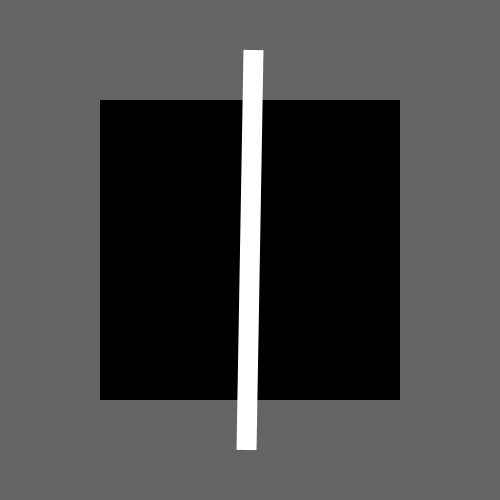
Frame 1 (no input)
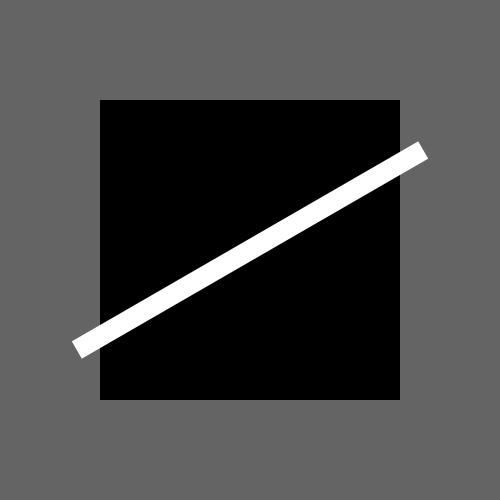
Frame 60 (the mouse pressed at the canvas centre just before this capture)
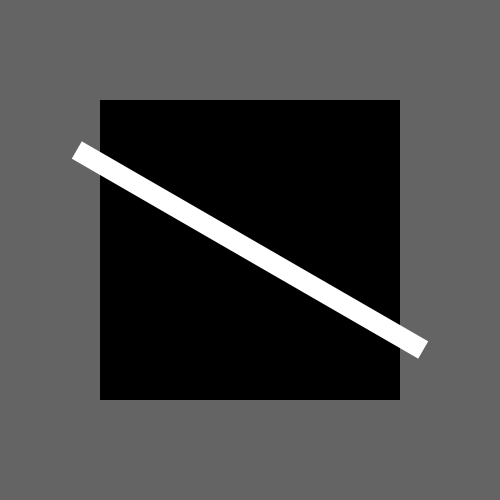
Frame 120 (the mouse held since frame 60 and released just before this capture)

The Processing sketch that drew these frames (run headless with seeded random() and noise(); from frame 60 on, the mouse is pressed at the canvas centre):

// Processing sketch: Transformations
// ── Transformations.pde
void setup(){
  size(500, 500);
}


void draw(){
 background(100);
 fill(255);
 noStroke();
 rectMode(CENTER);
 
 fill(0);
 rect(width/2,height/2,300,300);
 
 push();//make a separatel layer
 translate(width/2,height/2);
 rotate(radians(frameCount));//radians: smooth movement
 fill(255);
 rect(0,0,20,400); 
 pop();
}
